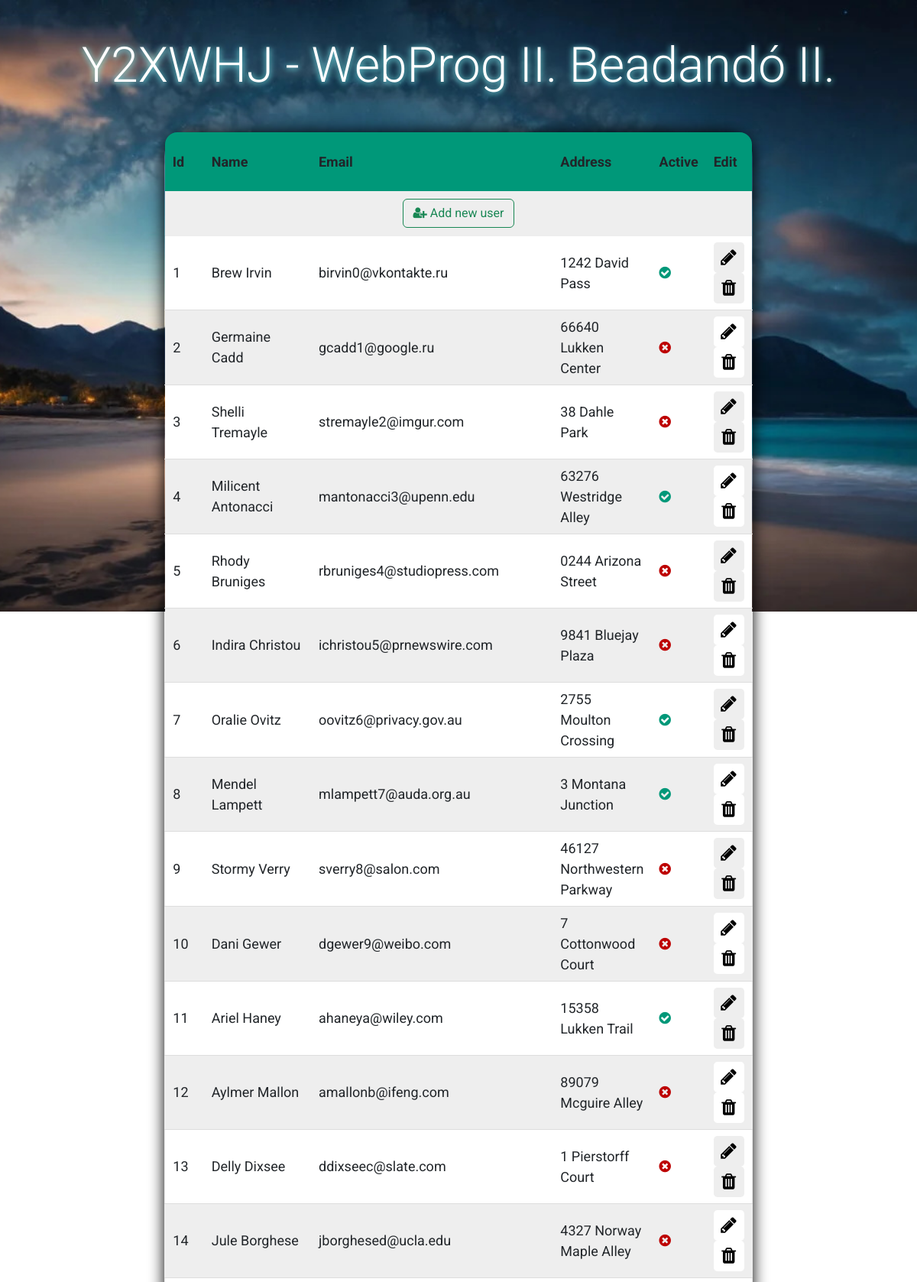
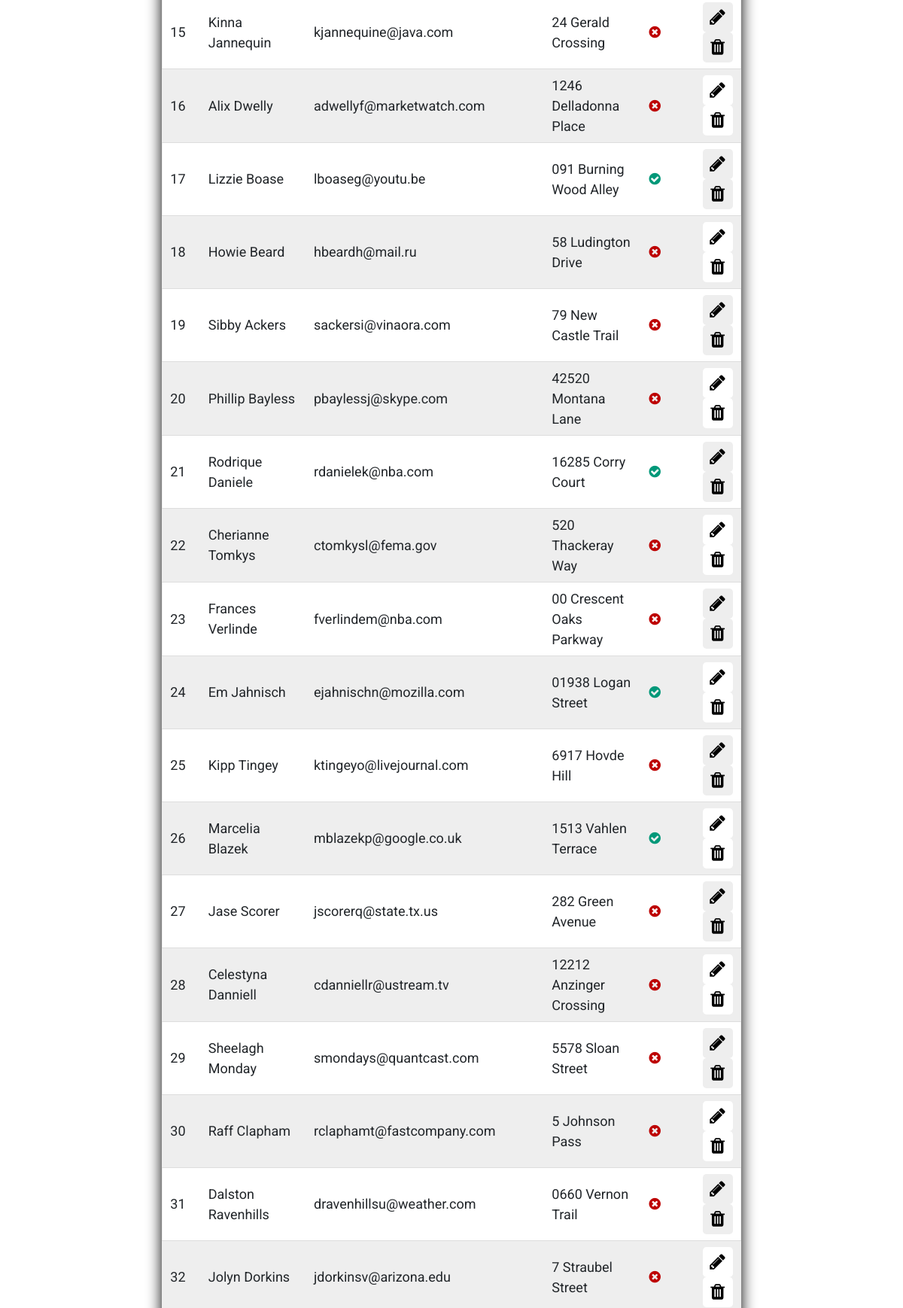
The page /beadando_II/index.php (upper part) on the database its author committed (2 pictures, top to bottom).
### tables this page shows
CREATE TABLE `users` (
  `id` int(11) NOT NULL,
  `name` varchar(100) NOT NULL,
  `emailAddress` varchar(100) NOT NULL,
  `address` varchar(255) NOT NULL,
  `active` tinyint(1) NOT NULL DEFAULT 0
);

### beadando_II/service/read.php (called while the page is built)
<?php
    require './config/config.php';
    $stmt = $connection->prepare("SELECT * FROM users");
    $stmt->execute();
    $users = $stmt->fetchAll(PDO::FETCH_ASSOC);
?>

### beadando_II/view/home.php (the view, shortened to what this page needs)
<!DOCTYPE html>
<html lang="en">
<head>
    <link rel="stylesheet" href="assets/font-awesome-4.7.0/css/font-awesome.min.css">
    <link href="https://cdn.jsdelivr.net/npm/bootstrap@5.3.3/dist/css/bootstrap.min.css" rel="stylesheet"
>
    <link rel="stylesheet" href="css/bg.css">
    <link rel="stylesheet" href="css/style.css">
</head>
<body>
    <div class="background"></div>
    <h1 class="title display-3 m-5 text-white">Y2XWHJ - WebProg II. Beadandó II.</h1>
    <table>
        <thead>
            <tr>
                <th>Id</th>
                <th>Name</th>
                <th>Email</th>
                <th>Address</th>
                <th>Active</th>
                <th colspan="2">Edit</th>
            </tr>
            <tr class="input__row">
                <th colspan="6">
                    <a href="index.php?page=create">
                        <button class="btn btn-outline-success">
                            <i class="fa fa-user-plus" aria-hidden="true"></i> Add new user
                        </button>
                    </a>
                </th>
            </tr>
        </thead>
        <tbody>
            <?php
                require './service/read.php';
                foreach ($users as $user) {
                    $isActive = $user['active'] ? "<span style='color: #009879'><i class='fa fa-check-circle' aria-hidden='true'></i></span>" : "<span style='color: rgb(189, 0, 0);'><i class='fa fa-times-circle' aria-hidden='true'></i></span>";
                    echo "<tr>
                            <td>{$user['id']}</td>
                            <td>{$user['name']}</td>
                            <td>{$user['emailAddress']}</td>
                            <td>{$user['address']}</td>
                            <td>{$isActive}</td>
                            <td>
                                <a href='index.php?page=edit&id={$user['id']}'><button class='edit__button'><i class='fa fa-pencil' aria-hidden='true'></i></button></a>
                                <a href='service/delete.php?id={$user['id']}'><button class='delete__button'><i class='fa fa-trash' aria-hidden='true'></i></button></a>
                            </td>
                        </tr>";
                }
            ?>
        </tbody>
    </table>
</body>
</html>

### beadando_II/index.php (shortened to what this page needs)
<?php
    $page = isset($_GET['page']) ? $_GET['page'] : 'home';
    switch ($page) {
        case 'home':
            include 'view/home.php';
            break;
    }
?>

### beadando_II/css/bg.css (style rules this page uses)
.background { position: fixed; height: 100vh; width: 100%; background-image: url('../assets/img/beach-night-wallpaper.png'); background-position: center; background-repeat: no-repeat; background-size: cover; z-index: -100; }

### beadando_II/css/style.css (style rules this page uses)
body { display: flex; flex-direction: column; align-items: center; font-family: 'Roboto', sans-serif; font-size: 18px; margin: 0; }
.title { text-shadow: 3px 0px 7px rgba(130, 249, 255, 0.4), -3px 0px 7px rgba(130, 249, 255, 0.4), 0px 4px 7px rgba(130, 249, 255, 0.4); }
table { border-spacing: 0; border-collapse: collapse; table-layout: auto; width: 60%; margin-bottom: 25px; border-top-right-radius: 2rem; border-top-left-radius: 2rem; border: none; border-bottom: 0.3rem solid #009879; box-shadow: 0 0 20px rgba(0, 0, 0); position: relative; }
thead { background-color: #009879; text-align: left; position: sticky; top: 0; }
thead>tr:first-child>th { padding: 25px 10px; }
thead>tr:last-child>th { background-color: #eee; text-align: center; padding: 10px 0px; }
thead>tr:first-child th:first-child { border-top-left-radius: 1rem; }
thead>tr:first-child th:last-child { border-top-right-radius: 1rem; }
th { text-transform: capitalize; }
tbody { border: thin solid rgba(85, 85, 85, 0.1); }
tr:nth-child(even) { background-color: #eee; }
tr:nth-child(odd):not(thead>tr:first-child) { background-color: white; }
td { margin: 0; padding: 8px 10px; border-bottom: thin solid #dddddd; }
.edit__button, .delete__button, .save__button, .cancel__button { color: black; text-decoration: none; height: 40px; width: 40px; font-size: 24px; font-weight: 400; background-color: #eee; border: none; border-radius: 0.3rem; }
tr:nth-child(even)>td>a>.delete__button, tr:nth-child(even)>td>a>.edit__button { background-color: white; }

### rows shown on the page
users: id "1", name "Brew Irvin", emailAddress "birvin0@vkontakte.ru", address "1242 David Pass", active 1 (drawn)
users: id "2", name "Germaine Cadd", emailAddress "gcadd1@google.ru", address "66640 Lukken Center", active 0 (drawn)
users: id "3", name "Shelli Tremayle", emailAddress "stremayle2@imgur.com", address "38 Dahle Park", active 0 (drawn)
users: id "4", name "Milicent Antonacci", emailAddress "mantonacci3@upenn.edu", address "63276 Westridge Alley", active 1 (drawn)
users: id "5", name "Rhody Bruniges", emailAddress "rbruniges4@studiopress.com", address "0244 Arizona Street", active 0 (drawn)
users: id "6", name "Indira Christou", emailAddress "ichristou5@prnewswire.com", address "9841 Bluejay Plaza", active 0 (drawn)
users: id "7", name "Oralie Ovitz", emailAddress "oovitz6@privacy.gov.au", address "2755 Moulton Crossing", active 1 (drawn)
users: id "8", name "Mendel Lampett", emailAddress "mlampett7@auda.org.au", address "3 Montana Junction", active 1 (drawn)
users: id "9", name "Stormy Verry", emailAddress "sverry8@salon.com", address "46127 Northwestern Parkway", active 0 (drawn)
users: id "10", name "Dani Gewer", emailAddress "dgewer9@weibo.com", address "7 Cottonwood Court", active 0 (drawn)
users: id "11", name "Ariel Haney", emailAddress "ahaneya@wiley.com", address "15358 Lukken Trail", active 1 (drawn)
users: id "12", name "Aylmer Mallon", emailAddress "amallonb@ifeng.com", address "89079 Mcguire Alley", active 0 (drawn)
users: id "13", name "Delly Dixsee", emailAddress "ddixseec@slate.com", address "1 Pierstorff Court", active 0 (drawn)
users: id "14", name "Jule Borghese", emailAddress "jborghesed@ucla.edu", address "4327 Norway Maple Alley", active 0 (drawn)
users: id "15", name "Kinna Jannequin", emailAddress "kjannequine@java.com", address "24 Gerald Crossing", active 0 (drawn)
users: id "16", name "Alix Dwelly", emailAddress "adwellyf@marketwatch.com", address "1246 Delladonna Place", active 0 (drawn)
users: id "17", name "Lizzie Boase", emailAddress "lboaseg@youtu.be", address "091 Burning Wood Alley", active 1 (drawn)
users: id "18", name "Howie Beard", emailAddress "hbeardh@mail.ru", address "58 Ludington Drive", active 0 (drawn)
users: id "19", name "Sibby Ackers", emailAddress "sackersi@vinaora.com", address "79 New Castle Trail", active 0 (drawn)
users: id "20", name "Phillip Bayless", emailAddress "pbaylessj@skype.com", address "42520 Montana Lane", active 0 (drawn)
users: id "21", name "Rodrique Daniele", emailAddress "rdanielek@nba.com", address "16285 Corry Court", active 1 (drawn)
users: id "22", name "Cherianne Tomkys", emailAddress "ctomkysl@fema.gov", address "520 Thackeray Way", active 0 (drawn)
users: id "23", name "Frances Verlinde", emailAddress "fverlindem@nba.com", address "00 Crescent Oaks Parkway", active 0 (drawn)
users: id "24", name "Em Jahnisch", emailAddress "ejahnischn@mozilla.com", address "01938 Logan Street", active 1 (drawn)
users: id "25", name "Kipp Tingey", emailAddress "ktingeyo@livejournal.com", address "6917 Hovde Hill", active 0 (drawn)
users: id "26", name "Marcelia Blazek", emailAddress "mblazekp@google.co.uk", address "1513 Vahlen Terrace", active 1 (drawn)
users: id "27", name "Jase Scorer", emailAddress "jscorerq@state.tx.us", address "282 Green Avenue", active 0 (drawn)
users: id "28", name "Celestyna Danniell", emailAddress "cdanniellr@ustream.tv", address "12212 Anzinger Crossing", active 0 (drawn)
users: id "29", name "Sheelagh Monday", emailAddress "smondays@quantcast.com", address "5578 Sloan Street", active 0 (drawn)
users: id "30", name "Raff Clapham", emailAddress "rclaphamt@fastcompany.com", address "5 Johnson Pass", active 0 (drawn)
users: id "31", name "Dalston Ravenhills", emailAddress "dravenhillsu@weather.com", address "0660 Vernon Trail", active 0 (drawn)
users: id "32", name "Jolyn Dorkins", emailAddress "jdorkinsv@arizona.edu", address "7 Straubel Street", active 0 (drawn)
